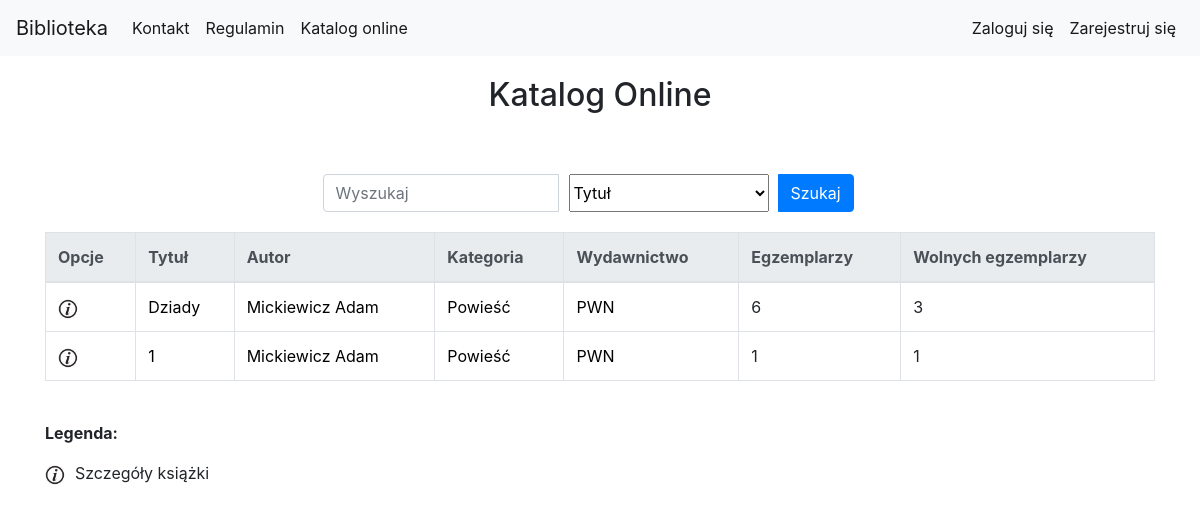
/library/book_list/, run on an earlier commit of the app's database.
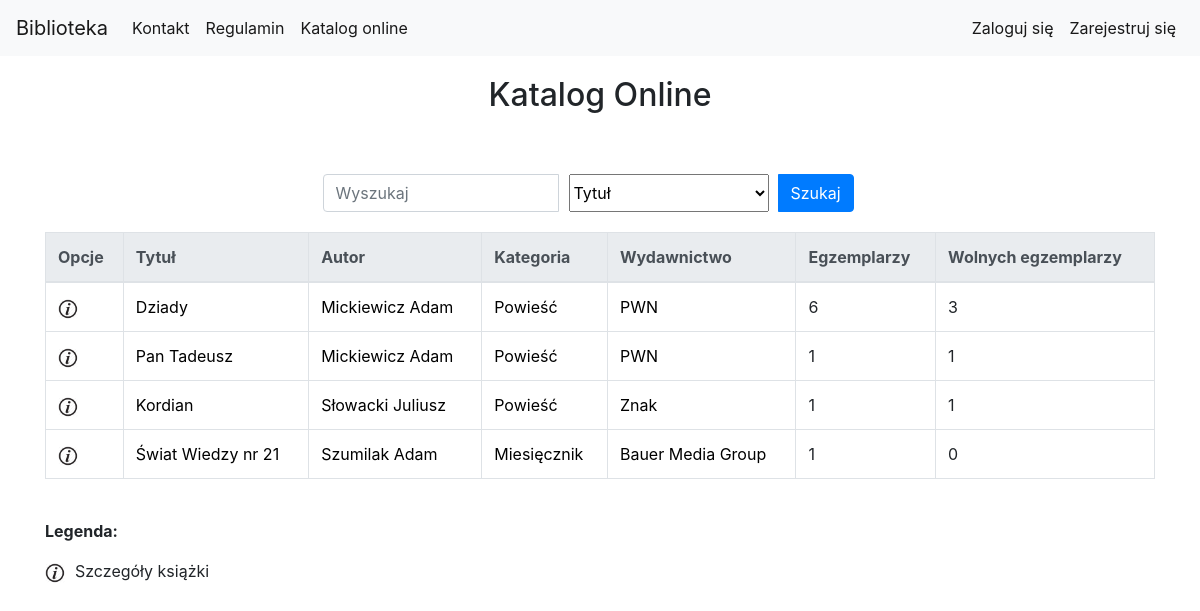
And on a later commit of the database.
### library_app/models.py (models this page shows, shortened)
class Book(models.Model):
    authors = models.ManyToManyField(Author, related_name='book_authors', verbose_name='Autorzy')
    category = models.ForeignKey(Category, related_name='book_categories', verbose_name='Kategoria')
    publishing_house = models.ForeignKey(PublishingHouse, related_name='publishing_houses', verbose_name='Wydawnictwo')
    isbn = models.CharField(max_length=30, unique=True, verbose_name='Numer ISBN')
    title = models.CharField(max_length=200, verbose_name='Tytuł')
    description = models.TextField(blank=True, default='', verbose_name='Opis')
    publish_date = models.DateField(default=datetime.now, blank=True, verbose_name='Data publikacji')
    edition = models.PositiveIntegerField(default=1, verbose_name='Numer wydania')
    image_url = models.URLField(default='', blank=True, null=True, verbose_name='Adres url okładki zakończony rozszerzeniem obrazu')
    add_date = models.DateTimeField(auto_now=True)
    slug = models.SlugField(allow_unicode=True, unique=True)

class Author(models.Model):
    first_name = models.CharField(max_length=200, verbose_name='Imię')
    last_name = models.CharField(max_length=200, verbose_name='Nazwisko')
    country = models.CharField(max_length=200, verbose_name='Kraj')
    biography = models.TextField(default='', blank=True, null=True, verbose_name='Biografia')
    birth_place = models.CharField(max_length=200, default='', blank=True, null=True, verbose_name='Miejsce urodzenia')
    image_url = models.URLField(default='', blank=True, null=True, verbose_name='Adres url portretu, zakończony rozszerzeniem')
    years_of_life = models.CharField(max_length=10, default='', blank=True, null=True, verbose_name='Lata życia')
    def __str__(self):
        return self.last_name + " " + self.first_name

class Category(models.Model):
    category_name = models.CharField(max_length=400, unique=True, verbose_name='Nazwa kategorii')

class PublishingHouse(models.Model):
    name = models.CharField(max_length=400, unique=True, verbose_name='Nazwa')
    city = models.CharField(max_length=300, verbose_name='Miasto')
    street = models.CharField(max_length=300, verbose_name='Ulica')
    house_number = models.CharField(max_length=20, verbose_name='Numer domu')
    postal_code = models.CharField(max_length=9, verbose_name='Kod pocztowy')
    def __str__(self):
        return self.name

### library_app/views.py (the view)
class BookListView(generic.ListView):
    model = models.Book
    context_object_name = "book_list" #human-understandable name of variable to access from templates
    paginate_by = 10
    queryset = models.Book.objects.all()  # Default: Model.objects.all()
    def get_queryset(self):
        search_query = self.request.GET.get("search_query")
        search_type = self.request.GET.get("search_type")
        if search_query is not None:
            if search_type == "title":
                return models.Book.objects.all().filter(title__icontains=search_query)
            elif search_type == "author":
                authors_result = models.Book.objects.all().filter(authors__first_name__icontains=search_query) | models.Book.objects.all().filter(authors__last_name__icontains=search_query)
                return authors_result
            elif search_type == "category":
                return models.Book.objects.all().filter(category__category_name__icontains=search_query)
            elif search_type == "publishing-house":
                return models.Book.objects.all().filter(publishing_house__name__icontains=search_query)
        else:
            return models.Book.objects.all()

### library_app/templatetags/custom_tags.py (called while the page is built)
@register.simple_tag(name='free_bookcopies_counter_tag')
def free_bookcopies_counter(bookcopies_obj):
    return bookcopies_obj.filter(is_borrowed=False).count()

### library_app/templates/library_app/book_list.html (shortened to what this page needs)
{% extends "base.html" %}
{% load static %}
{% load custom_tags %}
{% block body_block %}
<div class="container">
    <div class="page-title">
        <h2>Katalog Online</h2>
    </div>
<div class="search-bar">
<form class="form-inline" action="{% url 'library_app:book_list' %}" method="GET">
    <div class="input-group">
        <input type="search" class="form-control" name="search_query" placeholder="Wyszukaj">
        <select class="search-select" name="search_type">
            <option value="title" selected>Tytuł</option>
        </select>
        <div class="input-group-append search-button">
            <button class="btn btn-primary" type="submit">Szukaj</button>
        </div>
    </div>
</form>
</div>
      <table class="table table-bordered table-hover">
            <thead class="thead-light">
                <tr>
                    <th scope="col">Opcje</th>
                    <th scope="col">Tytuł</th>
                    <th scope="col">Autor</th>
                    <th scope="col">Kategoria</th>
                    <th scope="col">Wydawnictwo</th>
                    <th scope="col">Egzemplarzy</th>
                    <th scope="col">Wolnych egzemplarzy</th>
                </tr>
            </thead>
            <tbody>
            {% for book in book_list %}
                    <tr>
                        <td>
                            <a href="{% url 'library_app:book_detail' pk=book.pk %}"><img src="{% static 'website_icons/info_ico.png' %}" alt="Szczegóły" width="20" height="20"></a>
                        </td>
                        <td><a href="{% url 'library_app:book_detail' pk=book.pk %}">{{book.title}}</a></td>
                        <td>
                            {% for author in book.authors.all %}
                                <a href="{% url 'library_app:author_detail' pk=author.pk %}">{{author}}</a>
                            {% endfor %}
                        </td>
                        <td><a href="{% url 'library_app:category_detail' pk=book.category.pk %}">{{book.category.category_name}}</a></td>
                        <td><a href="{% url 'library_app:publishinghouse_detail' pk=book.publishing_house.pk %}">{{book.publishing_house}}</a></td>
                        <td>{{book.bookcopies.count}}</td>
                        {% free_bookcopies_counter_tag book.bookcopies as free_bookcopies %}
                        <td>{{free_bookcopies}}</td>
                    </tr>
            {% endfor %}
            </tbody>
        </table>
    <div class="table-legend">
        <p><b>Legenda:</b></p>
        <p><img src="{% static 'website_icons/info_ico.png' %}" alt="Szczegóły" width="20" height="20">Szczegóły książki</p>
    </div>
</div>
{% endblock %}

### templates/base.html (shortened to what this page needs)
<!DOCTYPE html>
{% load static %}
{% load custom_tags %}
<html lang="pl">
<head>
    <link rel="stylesheet" href="{% static '/bootstrap/css/bootstrap.min.css' %}">
    <link rel="stylesheet" href="{% static 'css/style.css' %}">
</head>
<body>
    <nav class="navbar navbar-expand-lg navbar-light bg-light">
        <a class="navbar-brand" href="{% url 'index' %}">Biblioteka</a>
        <div class="collapse navbar-collapse" id="navbarNavDropdown">
            <ul class="navbar-nav">
                <li class="nav-item active">
                    <a class="nav-link" href="{% url 'contact' %}">Kontakt</a>
                </li>
                <li class="nav-item active">
                    <a class="nav-link" href="{% url 'regulations' %}">Regulamin</a>
                </li>
                <li class="nav-item active">
                    <a class="nav-link" href="{% url 'library_app:book_list' %}">Katalog online</a>
                </li>
            </ul>
            <ul class="nav navbar-nav ml-auto">
                {% if user.is_authenticated and user.is_superuser %}
                    <li class="nav-item dropdown active">
                        <a class="nav-link dropdown-toggle" href="#" id="BorrowBook" data-toggle="dropdown" aria-haspopup="true"
                            aria-expanded="false">
                            Wypożyczenia
                        </a>
                        <div class="dropdown-menu" aria-labelledby="BorrowBook">
                            <a class="dropdown-item" href="{% url 'library_app:borrow_create' %}">Wypożycz egzemplarz książki</a>
                            <a class="dropdown-item" href="{% url 'library_app:borrow_list' %}">Odbierz egzemplarz książki</a>
                            <div class="dropdown-divider"></div>
                            <a class="dropdown-item" href="{% url 'library_app:bookcopy_list' %}">Lista egzemplarzy</a>
                            <a class="dropdown-item" href="{% url 'library_app:borrow_history_list' %}">Historia wypożyczeń</a>
                        </div>
                    </li>
                    <li class="nav-item dropdown active">
                        <a class="nav-link dropdown-toggle" href="#" id="ManageLibrary" data-toggle="dropdown" aria-haspopup="true"
                            aria-expanded="false">
                            Biblioteka
                        </a>
                        <div class="dropdown-menu" aria-labelledby="ManageLibrary">
                            <a class="dropdown-item" href="{% url 'library_app:book_create' %}">Dodaj książkę</a>
                            <a class="dropdown-item" href="{% url 'library_app:bookcopy_create' %}">Dodaj egzemplarz książki</a>
                            <div class="dropdown-divider"></div>
                            <a class="dropdown-item" href="{% url 'library_app:author_create' %}">Dodaj autora</a>
                            <a class="dropdown-item" href="{% url 'library_app:publishinghouse_create' %}">Dodaj wydawnictwo</a>
                            <a class="dropdown-item" href="{% url 'library_app:category_create' %}">Dodaj kategorię</a>
                            <div class="dropdown-divider"></div>
                            <a class="dropdown-item" href="{% url 'library_app:users_list' %}">Zarządzaj użytkownikami</a>
                            <div class="dropdown-divider"></div>
                            <a class="dropdown-item" href="{% url 'admin:index' %}">Panel administratora</a>
                        </div>
                    </li>
                    <li class="nav-item active">
                        <a class="nav-link">Bibliotekarz {{user.first_name}} {{user.last_name}}</a>
                    </li>
                    <li class="nav-item active">
                        <a class="nav-link" href="{% url 'accounts:logout' %}">Wyloguj</a>
                    </li>
                {% else %}
                    <li class="nav-item active">
                        <a class="nav-link" href="{% url 'accounts:login' %}">Zaloguj się</a>
                    </li>
                    <li class="nav-item active">
                        <a class="nav-link" href="{% url 'accounts:signup' %}">Zarejestruj się</a>
                    </li>
                {% endif %}
            </ul>
        </div>
    </nav>
         {% block body_block %}{% endblock %}
</body>
</html>

### static/css/style.css (style rules this page uses)
.page-title { margin-top: 20px; margin-bottom: 20px; text-align: center; }
ul { list-style: none; }
a { text-decoration: none; color: black; }
.table-legend { margin-bottom: 50px; }
.table-legend img { margin-right: 10px; }
.search-bar { padding-top: 40px; padding-bottom: 20px; margin: 0 auto; width: 50%; }
.search-button { width: 100px; }
.search-select { width: 200px; margin-right: 10px; margin-left: 10px; }

What changed in the data, as far as the page shows it:
changed Book: title "1" → "Pan Tadeusz"
added Book: title "Kordian", category.category_name "Powieść", publishing_house "Znak", bookcopies.count "1", free_bookcopies "1"
added Author: last_name+first_name "Słowacki Juliusz", shown under "Kordian"
added Book: title "Świat Wiedzy nr 21", category.category_name "Miesięcznik", publishing_house "Bauer Media Group", bookcopies.count "1", free_bookcopies "0"
added Author: last_name+first_name "Szumilak Adam", shown under "Świat Wiedzy nr 21"
